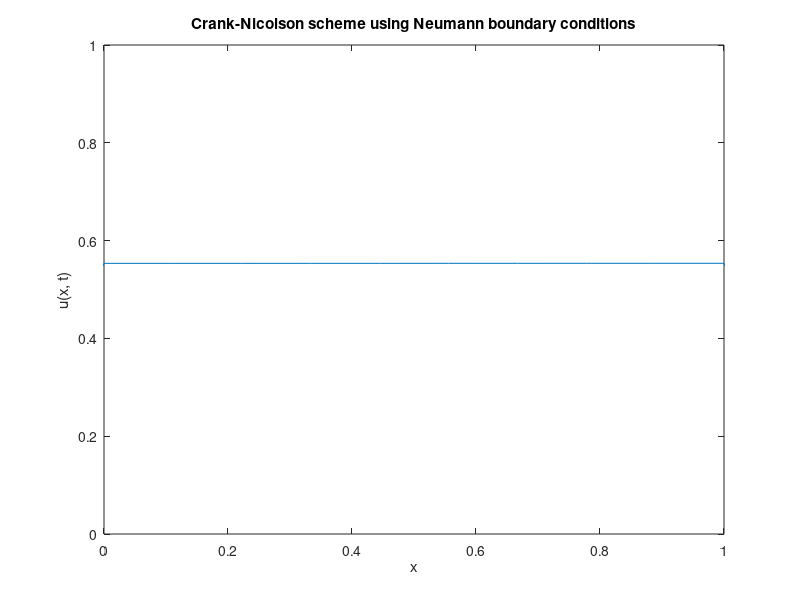
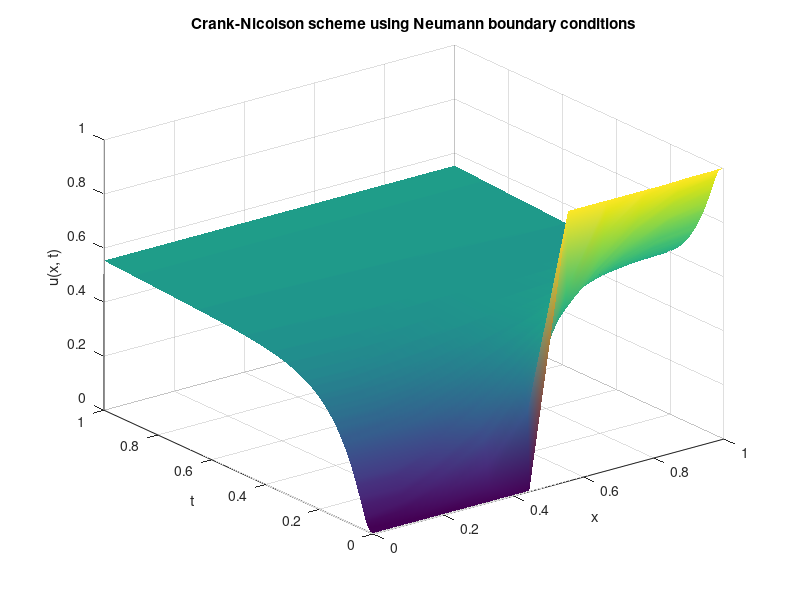

These charts were generated, in order, by the following MATLAB code:
% Fitzhugh Nagumo equation with Neumann bounday conditions using
% the Crank Nicolson semi-implicit scheme
N = 10; % Number of spacial points
x = linspace(0, 1, N); % domain vector
D = 1;
dx = x(2) - x(1); % sapce between each point in the domain
dt = (dx.^2) / (2*D); % "time" between each step in time
timeSteps = 0:dt:1;
T = length(timeSteps);
 
x = [x(1) - dx, x, x(N) + dx];
ghostN = N + 2;

beta = 0.5;
s = (dt/dx.^2);

un = zeros(1, ghostN);
% initial condition
for i = 1:ghostN
    if (x(i) >= 0 && x(i) <= 0.5)
        un(i) = 0;
    end
    if (x(i) > 0.5 && x(i) <= 1)
        un(i) = 1;
    end
end
unp1 = un(1, 2:N+1);
% Building A matrix
A = diag( (1 + 2*beta*s) * ones(1, N));
A = A + diag((-beta*s)*ones(1, N-1), 1) + diag((-beta*s)*ones(1, N-1), -1);
A(1, 1) = 1 + 2*s;
A(end, end) = 1 + 2*s;
A(1, 2) = -2*s;
A(end, end-1) = -2*s;

% Matrix for 3D plot
PlotMat = zeros(T, N);
PlotMat(1, :) = unp1;
% Neuman Boundary values
cn1 = 0; % alpha
cn2 = 0; % beta

d = zeros(1, N);
for i = 2:T
    % Creating our d matrix
    for j = 1:N
        if j == 1
            d(1) = un(2) - 2*s*dx*cn1;
        elseif j == N
            d(N) = un(ghostN-1) + 2*s*dx*cn2;
        else
            d(j) = un(j+1) - 2*(1-beta)*s*un(j+1) + (1-beta)*s*un(j) + (1-beta)*s*un(j+2);
        end
        
    end
    nonlinU = un(1, 2:N+1);
    % update rule
    unp1 = inv(A) * d' + (dt*(nonlinU.*(1 - nonlinU).*(nonlinU - 0.3)))';
    un(1, 2:N+1) = unp1';
    PlotMat(i, :) = unp1;
    % simulating the equation
    figure(1);
    plot(x, un);
    title('Crank-Nicolson scheme using Neumann boundary conditions')
    ylabel('u(x, t)') 
    xlabel('x')
    axis([0 1 0 1]);
    pause(0.1);    
end
% 3D plot of solution
x = x(1, 2:ghostN-1);
figure()
[xs, timeplot] = meshgrid(x, timeSteps);
surf(xs, timeplot, PlotMat);
axis([0 1 0 1 0 1])
title('Crank-Nicolson scheme using Neumann boundary conditions')
zlabel('u(x, t)') 
xlabel('x')
ylabel('t');
shading interp

    